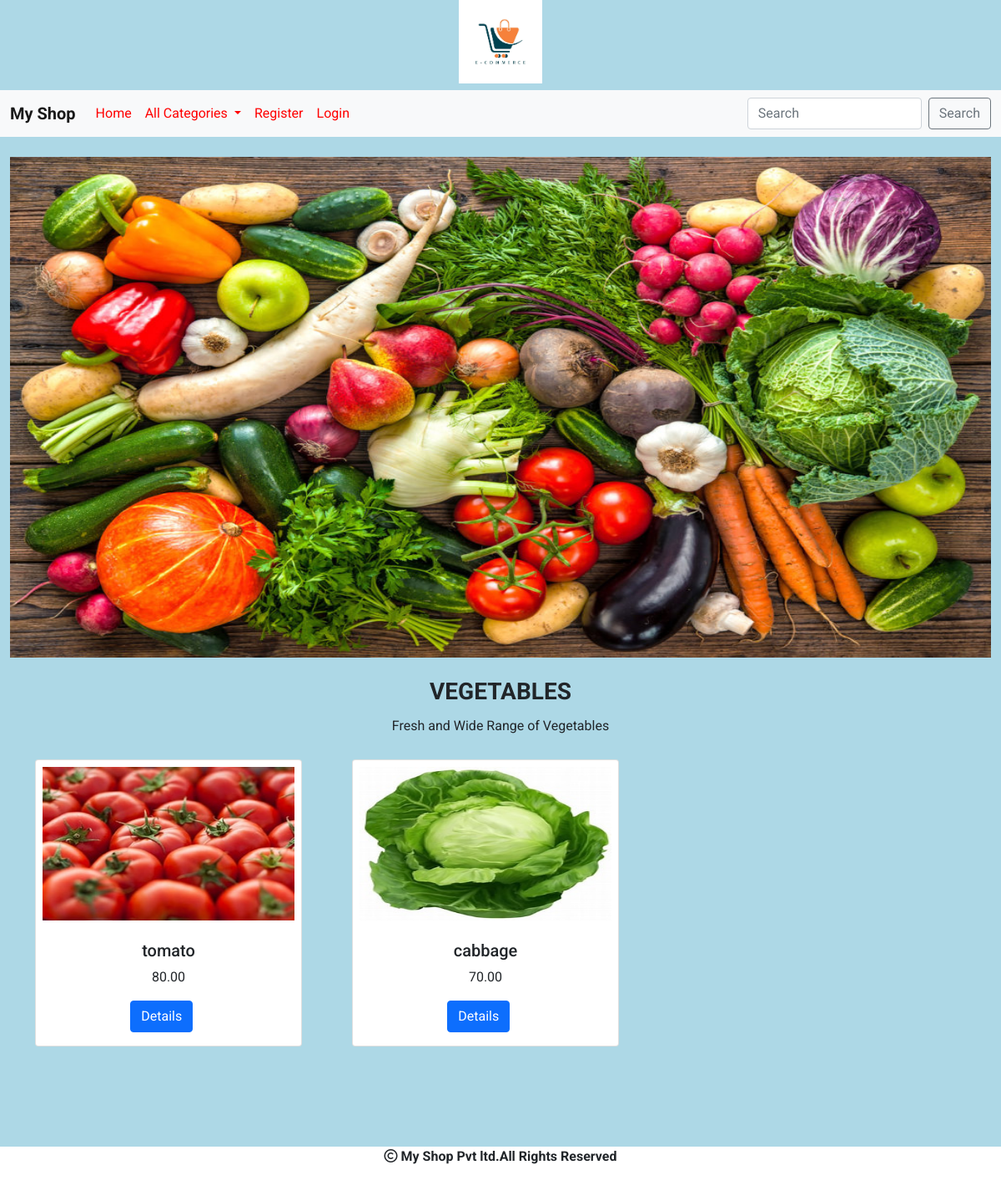
Screenshot of /allproducts/VEGETABLES with the database file from the repository.
### shop/models.py (models this page shows, shortened)
class Category(models.Model):
    name=models.CharField(max_length=200)
    desc=models.TextField()
    image=models.ImageField(upload_to='shop/categories',blank=True,null=True)

class Product(models.Model):
    name = models.CharField(max_length=200)
    desc = models.TextField()
    image = models.ImageField(upload_to='shop/products', blank=True, null=True)
    price=models.DecimalField(max_digits=10,decimal_places=2)
    category=models.ForeignKey(Category,on_delete=models.CASCADE)    # to set a connection to category table one to many relationship
    stock=models.IntegerField()
    available=models.BooleanField(default=True)
    created=models.DateTimeField(auto_now_add=True)
    updated=models.DateTimeField(auto_now=True)

### shop/views.py (the view)
# urls.py: path('allproducts/<p>',views.allproducts,name="allproducts"),
def allproducts(request,p):
    c=Category.objects.get(name=p)
    product=Product.objects.filter(category=c)
    return render(request,'product.html',{'c':c,'p':product})

### cart/context_processors.py (called while the page is built, shortened)
def productcount(request):
    item_count=0
    return {'count':item_count}

### shop/context_processors.py (called while the page is built)
def menu_links(request):
    c=Category.objects.all()
    return {'links':c}

### templates/product.html
<!DOCTYPE html>
{% extends 'base.html' %}
{% load static %}
{% block content %}
<div class="container-fluid mt-4 mb-4">
<img src="{{c.image.url}}" width="100%" height="600px;">
</div>
<div class="container-fluid mt-4 mb-4">
<h3 style="font-weight:bold; margin-top:20px;text-align:center">{{c.name}}</h3>
<p style="line-height:2.0;text-align:center;">{{c.desc}}</p>
</div>
<div class="container mt-2 rounded rounded-5" style="margin-bottom:100px;">
    <div class="row">
        {% for i in p %}
        <div class="col-lg-4">
            <div class="card" style="width: 20rem; margin-bottom:60px;">
  <img src="{{i.image.url}}" class="card-img-top p-2" alt="..." style="height:200px;">
  <div class="card-body">
    <h5 class="card-title text-center">{{i.name}}</h5>
    <p class="card-text text-center">{{i.price}}</p>
          <a href="{% url 'shop:viewproduct' i.name %}" class="btn btn-primary" style="position:relative;left:34%;">Details</a>
  </div>
</div>
        </div>
{% endfor %}
    </div>
</div>
{% endblock %}

### static/css/style.css (style rules this page uses)
body { background-color:lightblue; font-family: 'Roboto', sans-serif; }

### rows the page displays
Category: image (picture), name "VEGETABLES", desc "Fresh and Wide Range of Vegetables"
Product: image (picture), name "tomato", price "80.00"
Product: image (picture), name "cabbage", price "70.00"
